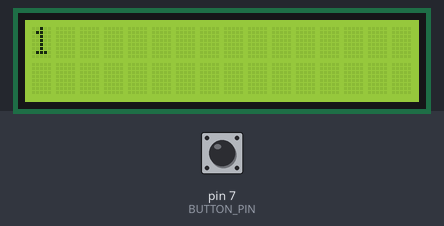
Bench run of a sketch on a simulated Arduino Uno, built with avr-gcc and run on an emulated ATmega328P. On the bench: 16×2 character LCD. The test bench sets the inputs (shaded band); at power-on: pin 7 (BUTTON_PIN) HIGH.

Above: at 0.21 s.
At 1.2 s:
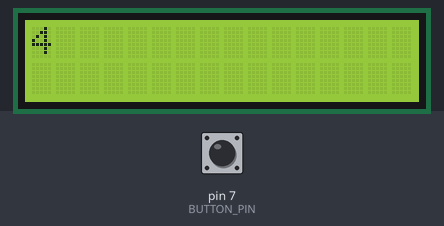
1.3 s: pin 7 (BUTTON_PIN) pulled LOW for 3.2 s
At 1.3 s:
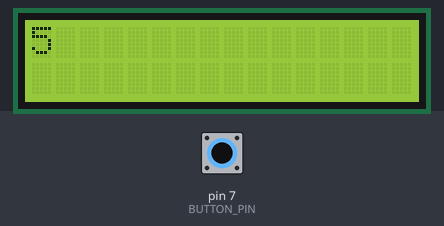
Timing chart, 0 to 4.3 s (numbered marks = the images above; inputs shaded):
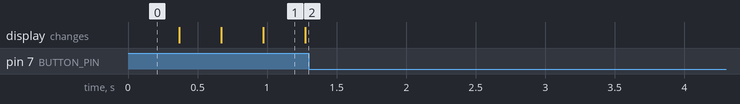

The sketch:

lcd_counter.ino
```cpp
#include <LiquidCrystal.h>

// initialize the library by associating any needed LCD interface pin
// with the arduino pin number it is connected to
const int rs = 12, en = 11, d4 = 5, d5 = 4, d6 = 3, d7 = 2;
LiquidCrystal lcd(rs, en, d4, d5, d6, d7);

#define WIDTH 16
#define BUTTON_PIN 7

bool button_down = false;

void setup() {
  lcd.begin(WIDTH, 2);
  pinMode(BUTTON_PIN, INPUT_PULLUP);
}

void loop() {
  static int counter = 0;

  const int btn_val = digitalRead(BUTTON_PIN);
  const bool button_pressed = btn_val == HIGH && !button_down;
  button_down = btn_val == HIGH ? false : true;

  if(button_pressed) {
    counter++;
    lcd.clear();
    lcd.setCursor(0, 0);
    lcd.print(counter);
  }

  delay(300);
}
```
